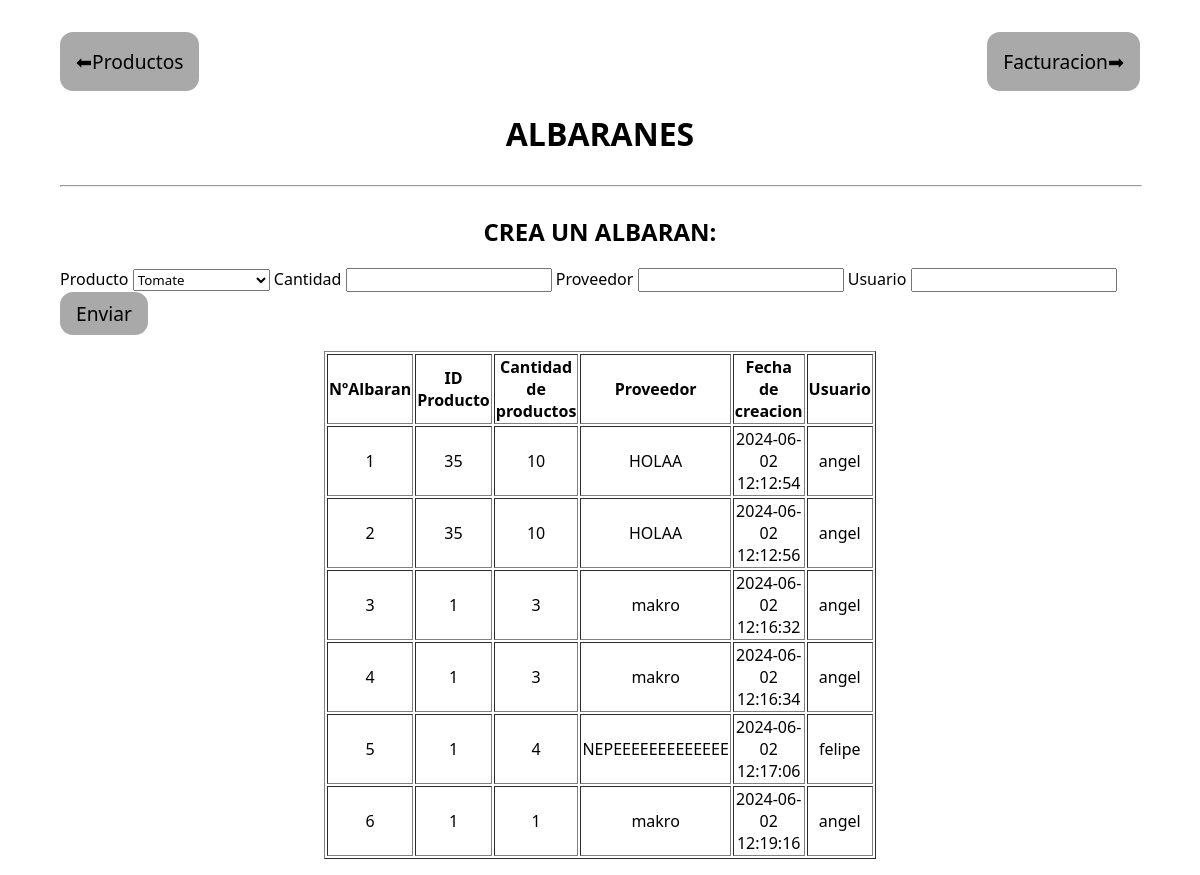
Before: /albaranes with the older database file.
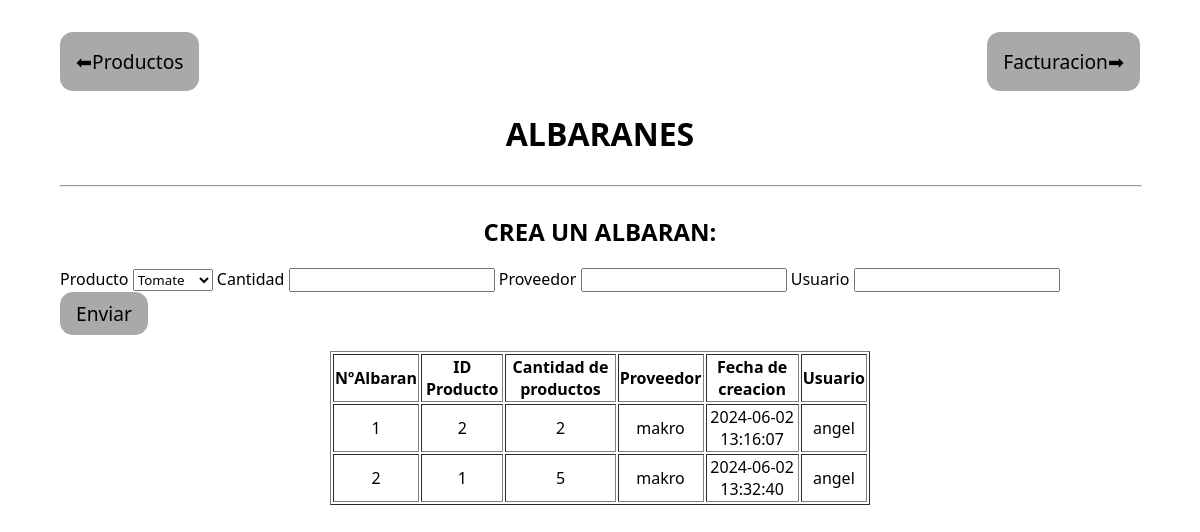
After: the same page with the newer database file.
### models.py (models this page shows)
class Albaran(db.Model):
    __tablename__ = 'albaran'
    id_albaran = Column(Integer, primary_key=True,autoincrement=True)
    id_producto = Column(Integer,ForeignKey('producto.id_producto'),nullable=False)
    cantidad_pedido = Column(Integer, nullable=False)
    proveedor = Column(String(200),server_default='Proveedor de ejemplo')
    fecha_creacion = Column(TIMESTAMP,server_default = func.current_timestamp(), comment='Se guarda la fecha actual ya que se entiende que si se ha registrado en la base de datos significa que todo el proceso a sido un exito')
    usuario = Column(String(100),server_default='Usuario de ejemplo')

### routes.py (the view, shortened to what this page needs)
@main.route('/albaranes', methods=["GET", "POST"])
def crear_albaranes():
    productos = Producto.query.all()
    albaranes = Albaran.query.all()
    formAlbaran = AlbaranForm()
    formAlbaran.id_producto.choices = [(producto.id_producto, producto.nombre) for producto in productos]
    productToEdit = Producto.query.filter_by(id_producto=formAlbaran.id_producto.data).first()
    return render_template("albaranes.html",albaranes=albaranes,formAlbaran=formAlbaran)

### form.py
class AlbaranForm(FlaskForm):
    id_producto =  SelectField('id_producto', choices=[], coerce=int)
    cantidad_pedido = IntegerField('cantidad_pedido', validators=[validators.DataRequired(), validators.NumberRange(min=1)])
    proveedor = StringField('proveedor',[validators.Length(min=4, max=200)])
    usuario=StringField('proveedor',[validators.Length(min=2, max=100)])

### templates/albaranes.html (shortened to what this page needs)
<!DOCTYPE html>
<html lang="en">
<head>
    <link rel="stylesheet" href="static/style.css">
</head>
<body>
    <div style="
    display: flex;
    justify-content: space-between;
    width: 100%;">
        <button><a href="/productos">⬅Productos</a></button>  <button><a href="/facturacion">Facturacion➡</a></button>
    </div>
    <h1>ALBARANES</h1>
    <hr style="width: 100%;">
    <h2>CREA UN ALBARAN:</h2>
    <form method="post" >
        <label >Producto {{formAlbaran.id_producto}}</label>
        <label >Cantidad {{formAlbaran.cantidad_pedido}}</label>
        <label >Proveedor {{formAlbaran.proveedor}}</label>
        <label >Usuario {{formAlbaran.usuario}}</label>
        <button style="padding: 0.5rem 1rem;" type="submit">Enviar</button>
    </form>
    <table border style="text-align: center;">
        <thead>
           <tr>
               <th>NºAlbaran</th>
               <th>ID Producto</th>
               <th>Cantidad de productos</th>
               <th>Proveedor</th>
               <th>Fecha de creacion</th>
               <th>Usuario</th>
           </tr>
        </thead>
        <tbody>
           {% for albaran in albaranes %}
           <tr>
               <td>{{albaran.id_albaran}}</td>
               <td>{{albaran.id_producto}}</td>
               <td>{{albaran.cantidad_pedido}}</td>
               <td>{{albaran.proveedor}}</td>
               <td>{{albaran.fecha_creacion}}</td>
               <td>{{albaran.usuario}}</td>
           </tr>
           {% endfor %}
        </tbody>
       </table>
</body>
</html>

### static/style.css (style rules this page uses)
* { font-family: 'Segoe UI', Tahoma, Geneva, Verdana, sans-serif; }
body { height: 90%; width: 90%; display: flex; justify-content: center; flex-direction: column; align-content: center; align-items: center; margin: auto; margin-top: 2rem; }
button { padding: 1rem; border-radius: 13px; border: none; font-size: larger; color: black; background: darkgrey; }
a { text-decoration: none; color: black; }
table { text-align: center; width: 50%; margin: 1rem; }

Changed rows visible on the page:
removed Albaran: id_albaran "3", id_producto "1", cantidad_pedido "3", proveedor "makro", fecha_creacion "2024-06-02 12:16:32", usuario "angel"
removed Albaran: id_albaran "4", id_producto "1", cantidad_pedido "3", proveedor "makro", fecha_creacion "2024-06-02 12:16:34", usuario "angel"
removed Albaran: id_albaran "5", id_producto "1", cantidad_pedido "4", proveedor "NEPEEEEEEEEEEEEE", fecha_creacion "2024-06-02 12:17:06", usuario "felipe"
removed Albaran: id_albaran "6", id_producto "1", cantidad_pedido "1", proveedor "makro", fecha_creacion "2024-06-02 12:19:16", usuario "angel"
changed Albaran id 1: id_producto "35" → "2"; cantidad_pedido "10" → "2"; proveedor "HOLAA" → "makro"; fecha_creacion "2024-06-02 12:12:54" → "2024-06-02 13:16:07"
changed Albaran id 2: id_producto "35" → "1"; cantidad_pedido "10" → "5"; proveedor "HOLAA" → "makro"; fecha_creacion "2024-06-02 12:12:56" → "2024-06-02 13:32:40"
